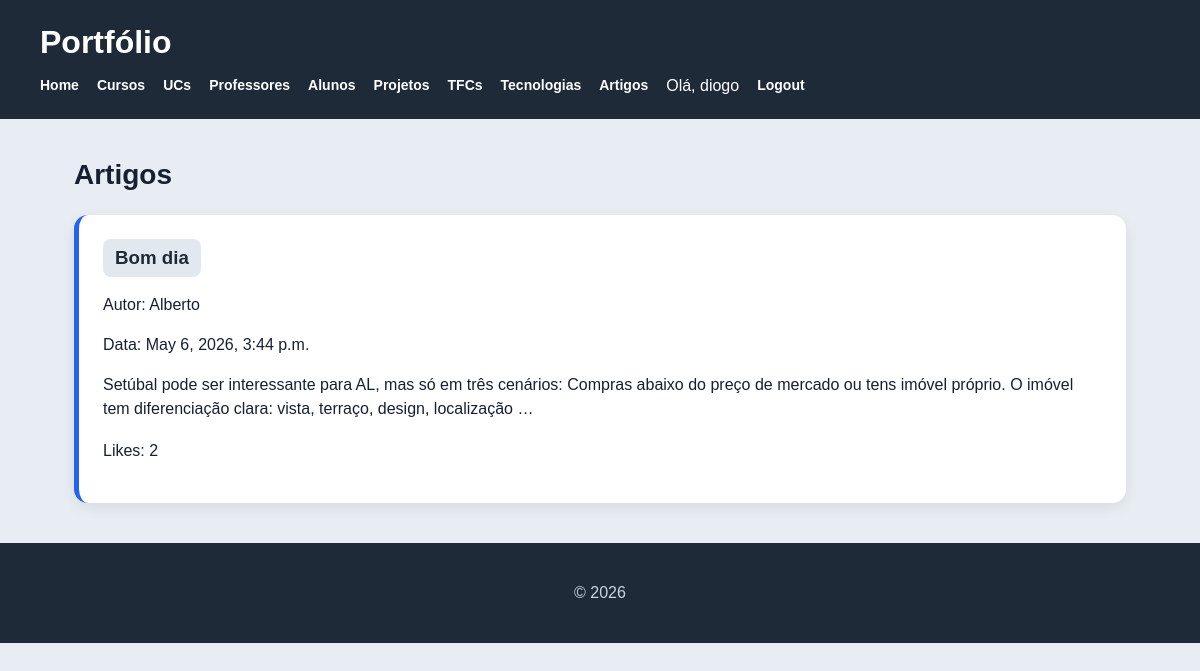
The page /artigos/ (signed in) on the database its author committed.
### artigos/models.py (models this page shows, shortened)
class Artigo(models.Model):
    titulo = models.CharField(max_length=200)
    texto = models.TextField()
    fotografia = models.ImageField(upload_to="artigos/", null=True, blank=True)
    link_externo = models.URLField(blank=True, null=True)
    data_criacao = models.DateTimeField(auto_now_add=True)
    autor = models.ForeignKey(User, on_delete=models.CASCADE, related_name="artigos")
    likes = models.ManyToManyField(User, related_name="artigos_likes", blank=True)
    def total_likes(self):
        return self.likes.count()

### artigos/views.py (the view)
# urls.py: path("", views.artigos_view, name="artigos"),
def artigos_view(request):
    artigos = Artigo.objects.select_related("autor").prefetch_related("likes", "comentarios").order_by("-data_criacao")
    return render(request, "artigos/artigos.html", {
        "artigos": artigos,
        "is_autor": is_autor(request.user),
    })

### artigos/views.py (called while the page is built)
def is_autor(user):
    return user.is_authenticated and user.groups.filter(name="autores").exists()

### artigos/templates/artigos/artigos.html (shortened to what this page needs)
{% extends "portfolio/base.html" %}
{% block content %}
<h2>Artigos</h2>
<section>
    {% for artigo in artigos %}
        <article>
            <h3>
                <a href="{% url 'artigo_detail' artigo.id %}">
                    {{ artigo.titulo }}
                </a>
            </h3>
            <p>Autor: {{ artigo.autor.username }}</p>
            <p>Data: {{ artigo.data_criacao }}</p>
            <p>{{ artigo.texto|truncatewords:30 }}</p>
            <p>Likes: {{ artigo.total_likes }}</p>
        </article>
    {% empty %}
        <p>Não existem artigos publicados.</p>
    {% endfor %}
</section>
{% endblock %}

### portfolio/templates/portfolio/base.html (shortened to what this page needs)
<!DOCTYPE html>
<html lang="pt">
<head>
    {% load static %}
    <link rel="stylesheet" href="{% static 'portfolio/styles.css' %}">
</head>
<body>
    <header>
        <h1>Portfólio</h1>
        <nav>
            <a href="{% url 'portfolio_home' %}">Home</a>
            <a href="{% url 'portfolio_cursos' %}">Cursos</a>
            <a href="{% url 'portfolio_ucs' %}">UCs</a>
            <a href="{% url 'portfolio_professores' %}">Professores</a>
            <a href="{% url 'portfolio_alunos' %}">Alunos</a>
            <a href="{% url 'portfolio_projetos' %}">Projetos</a>
            <a href="{% url 'portfolio_tfcs' %}">TFCs</a>
            <a href="{% url 'portfolio_tecnologias' %}">Tecnologias</a>
            <a href="{% url 'artigos' %}">Artigos</a>
            {% if request.user.is_authenticated %}
                <span>Olá, {{ request.user.username }}</span>
                <a href="{% url 'logout' %}">Logout</a>
            {% else %}
                <a href="{% url 'login' %}">Login</a>
                <a href="{% url 'registo' %}">Registo</a>
            {% endif %}
        </nav>
    </header>
    <main>
        {% block content %}
        {% endblock %}
    </main>
    <footer>
        <p>&copy; 2026</p>
    </footer>
</body>
</html>

### portfolio/static/portfolio/styles.css (style rules this page uses)
* { box-sizing: border-box; }
body { margin: 0; font-family: Arial, Helvetica, sans-serif; background: #e8edf3; color: #172033; }
header { background: #1f2a38; color: white; padding: 24px 40px; }
header h1 { margin: 0 0 16px 0; font-size: 32px; }
nav { display: flex; gap: 18px; flex-wrap: wrap; }
nav a { color: white; text-decoration: none; font-weight: 600; font-size: 14px; }
main { max-width: 1100px; margin: 40px auto; padding: 0 24px; }
h2 { font-size: 28px; margin-bottom: 24px; }
section { display: grid; gap: 22px; }
article { background: white; border-radius: 14px; padding: 24px; box-shadow: 0 4px 14px rgba(0, 0, 0, 0.08); }
article h3 { margin-top: 0; color: #111827; }
p { line-height: 1.5; }
a { color: #2563eb; }
footer { background: #1f2a38; color: #cbd5e1; text-align: center; padding: 22px; margin-top: 40px; }
form a, article a, main > p a { display: inline-block; margin-right: 8px; padding: 8px 12px; border-radius: 8px; background: #e2e8f0; color: #1f2a38; text-decoration: none; font-weight: 600; }
article p:last-child { margin-top: 18px; }
article { border-left: 5px solid #2563eb; }
article h3 { margin-bottom: 12px; }

### rows shown on the page
Artigo: titulo "Bom dia", autor.username "Alberto", data_criacao "May 6, 2026, 3:44 p.m.", texto "Setúbal pode ser interessante para AL, mas só em três cenários: Compras abaixo do preço de mercado ou tens imóvel próprio. O imóvel tem diferenciação clara: vista, terraço, design, localização …", total_likes "2"

### other values the page prints
{{ request.user.username }} "diogo"
